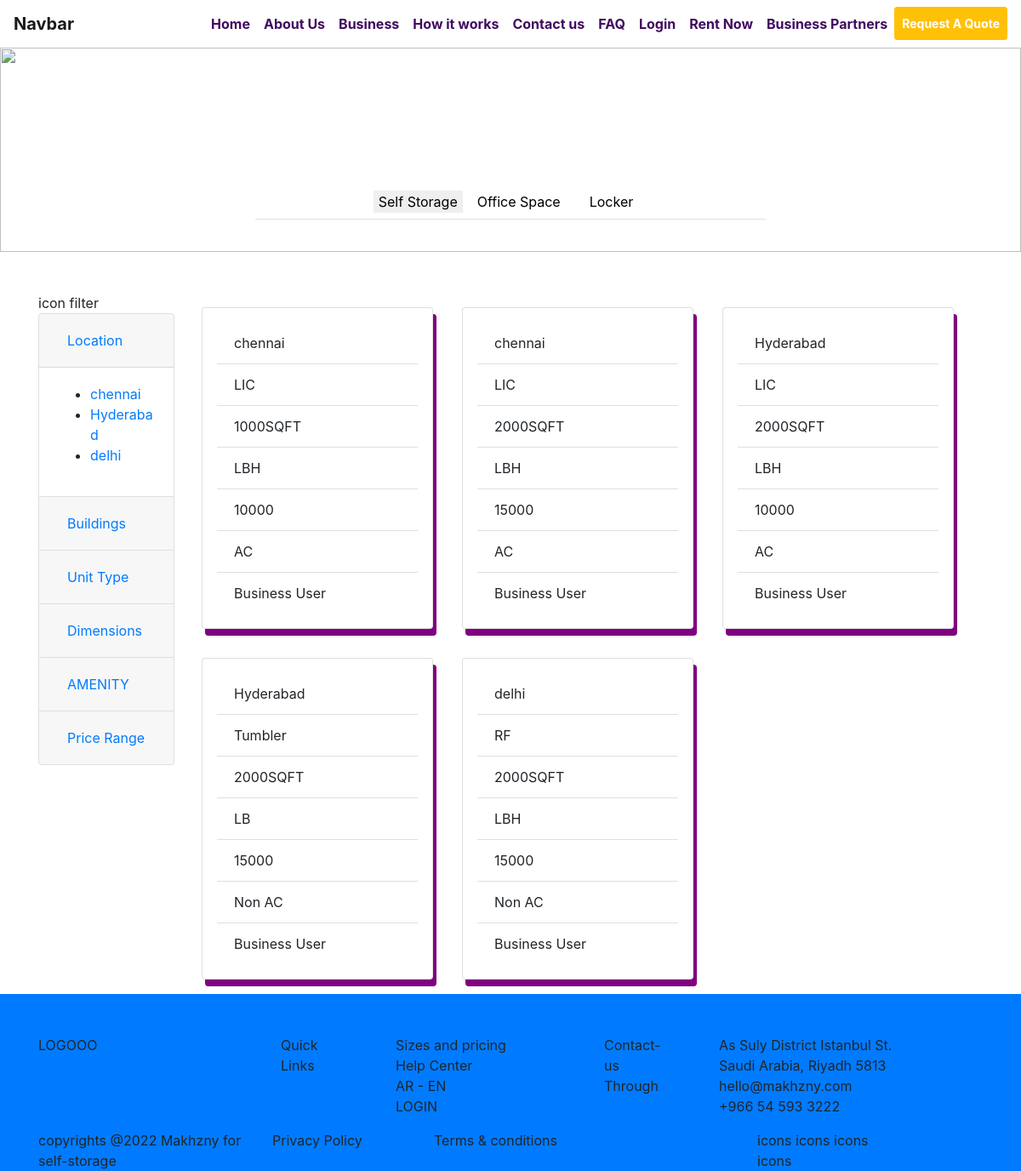
/userType/Business User/, run on the app's committed database.
### rentnow/models.py (models this page shows, shortened)
class Units(models.Model):
    location = models.CharField(max_length=265)
    buildings = models.CharField(max_length=265)
    unitTypes = models.CharField(max_length=265)
    dimensions = models.CharField(max_length=265)
    priceRange = models.IntegerField()
    amenity = models.CharField(max_length=265)
    slug = models.SlugField(blank=True)
    date = models.DateTimeField(default=datetime.now, blank=True)
    userType = models.CharField(max_length=265, choices=User_CHOICES, default=User_CHOICES[0][0])

### rentnow/views.py (the view)
# urls.py: path('userType/<str:userType>/', views.userTypeBiased, name="getUserType"),
def userTypeBiased(request, userType):
    getByUserTypes = Units.objects.filter(userType=userType)
    return render(request, "home/test.html", {"units": getByUserTypes})

### templates/home/test.html (shortened to what this page needs)
{% extends 'baselayout.html' %}
{% block content %}
{% for unit in units %}
<div class="card" style="width: 17rem; margin:17px; padding:17px;box-shadow:4px 8px purple;">
    <ul class="list-group list-group-flush">
        <li class="list-group-item">{{unit.location}}</li>
        <li class="list-group-item">{{unit.buildings}}</li>
        <li class="list-group-item">{{unit.unitTypes}}</li>
        <li class="list-group-item">{{unit.dimensions}}</li>
        <li class="list-group-item">{{unit.priceRange}}</li>
        <li class="list-group-item">{{unit.amenity}}</li>
         <li class="list-group-item"> {{unit.userType}}</li>
    </ul>
</div>
{% endfor %}
{% endblock %}

### data on the page
Units: location "chennai", buildings "LIC", unitTypes "1000SQFT", dimensions "LBH", priceRange "10000", amenity "AC", userType "Business User"
Units: location "chennai", buildings "LIC", unitTypes "2000SQFT", dimensions "LBH", priceRange "15000", amenity "AC", userType "Business User"
Units: location "Hyderabad", buildings "LIC", unitTypes "2000SQFT", dimensions "LBH", priceRange "10000", amenity "AC", userType "Business User"
Units: location "Hyderabad", buildings "Tumbler", unitTypes "2000SQFT", dimensions "LB", priceRange "15000", amenity "Non AC", userType "Business User"
Units: location "delhi", buildings "RF", unitTypes "2000SQFT", dimensions "LBH", priceRange "15000", amenity "Non AC", userType "Business User"
